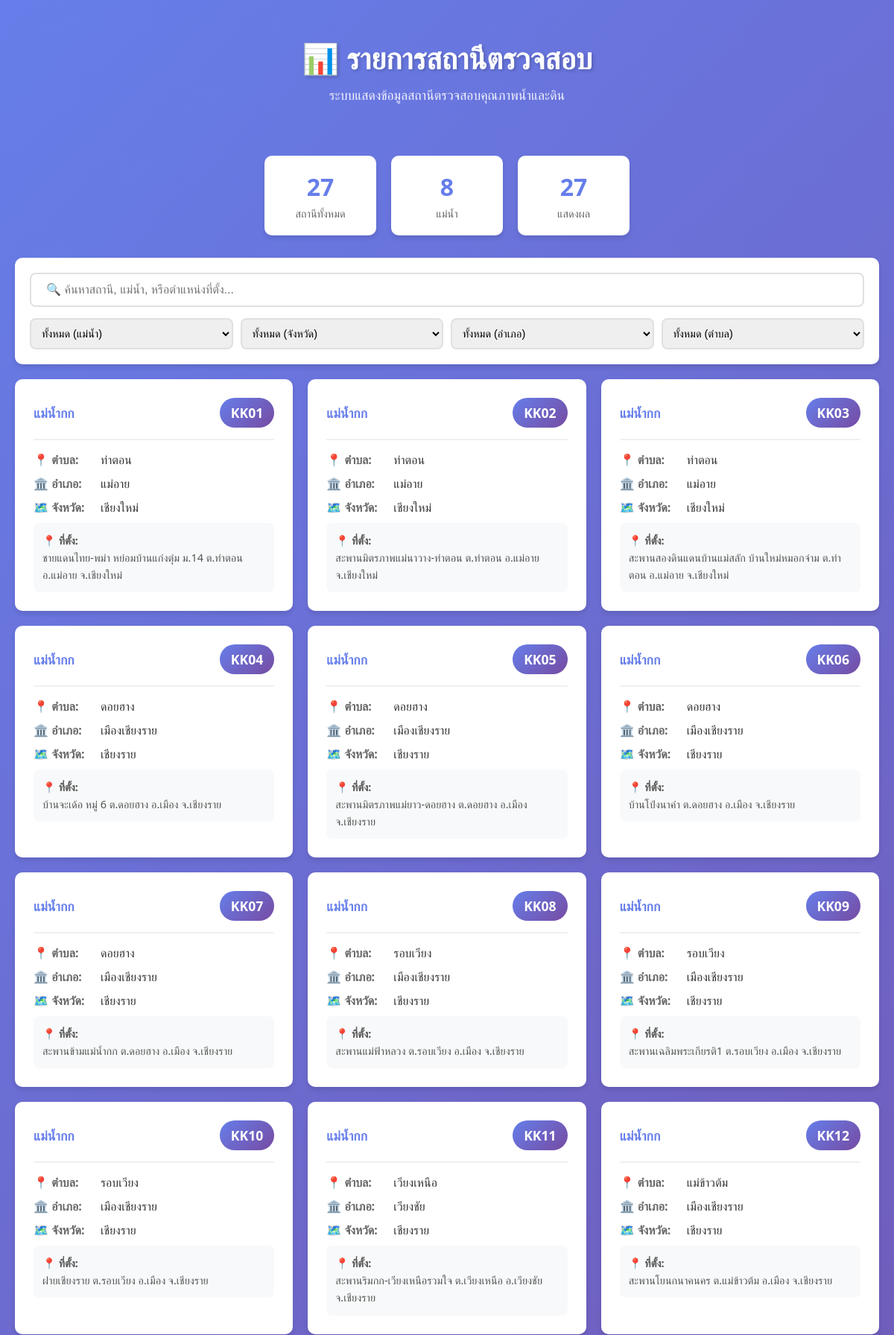
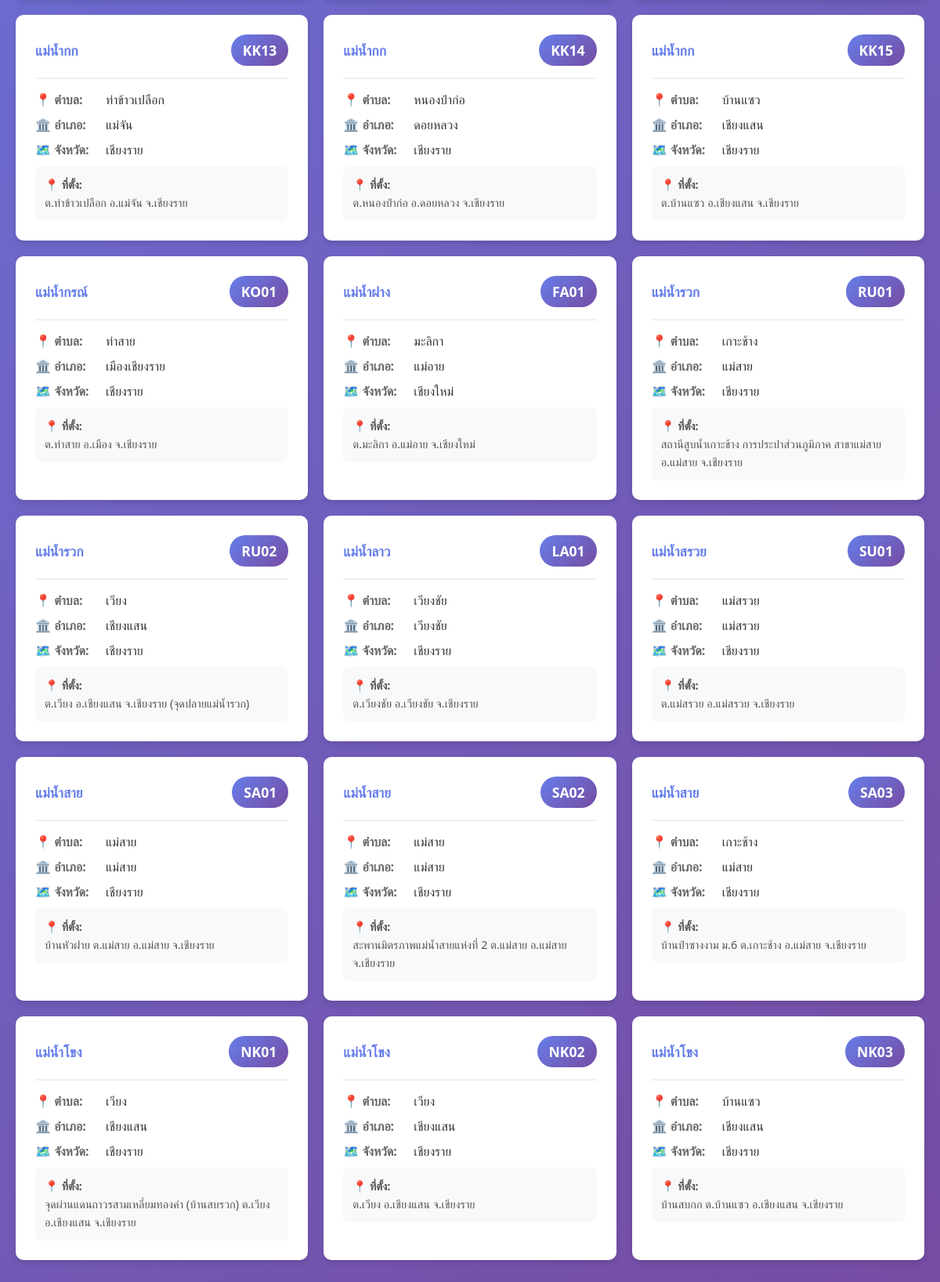
The page / on the database its author committed (2 pictures, top to bottom).
### tables this page shows
CREATE TABLE "station_data" (
            id INTEGER PRIMARY KEY AUTOINCREMENT,
            "﻿แม่น้ำ" TEXT, "สถานี" TEXT, "บริเวณที่เก็บ" TEXT, "ตำบล" TEXT, "อำเภอ" TEXT, "จังหวัด" TEXT
        );

### app.py (the view)
@app.route('/')
def index():
    try:
        stations = get_stations()
        unique_rivers = sorted(list(set([s['river'] for s in stations if s['river']])))
        unique_provinces = sorted(list(set([s['province'] for s in stations if s['province']])))
        unique_tambons = sorted(list(set([s['tambon'] for s in stations if s['tambon']])))
        unique_amphoes = sorted(list(set([s['amphoe'] for s in stations if s['amphoe']])))
        location_hierarchy = {}
        for station in stations:
            prov = station.get('province', '')
            amph = station.get('amphoe', '')
            tamb = station.get('tambon', '')
            if prov and amph and tamb:
                if prov not in location_hierarchy:
                    location_hierarchy[prov] = {}
                if amph not in location_hierarchy[prov]:
                    location_hierarchy[prov][amph] = set()
                location_hierarchy[prov][amph].add(tamb)
        for prov in location_hierarchy:
            for amph in location_hierarchy[prov]:
                location_hierarchy[prov][amph] = sorted(list(location_hierarchy[prov][amph]))
        return render_template('index.html',
                             stations=stations,
                             unique_rivers=unique_rivers,
                             unique_provinces=unique_provinces,
                             unique_tambons=unique_tambons,
                             unique_amphoes=unique_amphoes,
                             location_hierarchy=location_hierarchy)
    except Exception as e:
        return f"Error loading page: {str(e)}", 500

### app.py (called while the page is built)
@app.after_request
def after_request(response):
    response.headers.add('Access-Control-Allow-Origin', '*')
    response.headers.add('Access-Control-Allow-Headers', 'Content-Type,Authorization')
    response.headers.add('Access-Control-Allow-Methods', 'GET,PUT,POST,DELETE,OPTIONS')
    return response

def get_stations():
    conn = sqlite3.connect(DB_PATH)
    conn.row_factory = sqlite3.Row
    cursor = conn.execute("""
        SELECT
            id,
            "\ufeffแม่น้ำ" as river,
            "สถานี" as station,
            "บริเวณที่เก็บ" as location,
            "ตำบล" as tambon,
            "อำเภอ" as amphoe,
            "จังหวัด" as province
        FROM station_data
        ORDER BY "\ufeffแม่น้ำ", "สถานี"
    """)
    stations = []
    for row in cursor.fetchall():
        station_dict = dict(row)
        for key, value in station_dict.items():
            if isinstance(value, str):
                station_dict[key] = value.strip()
        stations.append(station_dict)
    conn.close()
    return stations

### templates/index.html (shortened to what this page needs)
<!DOCTYPE html>
<html lang="th">
<head>
</head>
<body>
    <div class="container">
        <div class="header">
            <h1>📊 รายการสถานีตรวจสอบ</h1>
            <p>ระบบแสดงข้อมูลสถานีตรวจสอบคุณภาพน้ำและดิน</p>
        </div>
        <div class="stats">
            <div class="stat-card">
                <div class="number" id="total-stations">{{ stations|length }}</div>
                <div class="label">สถานีทั้งหมด</div>
            </div>
            <div class="stat-card">
                <div class="number" id="unique-rivers">{{ unique_rivers|length }}</div>
                <div class="label">แม่น้ำ</div>
            </div>
            <div class="stat-card">
                <div class="number" id="filtered-count">{{ stations|length }}</div>
                <div class="label">แสดงผล</div>
            </div>
        </div>
        <div class="search-box">
            <input type="text" id="search-input" placeholder="🔍 ค้นหาสถานี, แม่น้ำ, หรือตำแหน่งที่ตั้ง...">
            <div class="filters">
                <select id="filter-river">
                    <option value="">ทั้งหมด (แม่น้ำ)</option>
                </select>
                <select id="filter-province">
                    <option value="">ทั้งหมด (จังหวัด)</option>
                </select>
                <select id="filter-amphoe">
                    <option value="">ทั้งหมด (อำเภอ)</option>
                </select>
                <select id="filter-tambon">
                    <option value="">ทั้งหมด (ตำบล)</option>
                </select>
            </div>
        </div>
        <div class="stations-grid" id="stations-grid">
            {% for station in stations %}
            <div class="station-card"
                 data-river="{{ station.river }}"
                 data-province="{{ station.province }}"
                 data-amphoe="{{ station.amphoe }}"
                 data-tambon="{{ station.tambon }}"
                 data-station="{{ station.station }}"
                 data-location="{{ station.location }}"
                 onclick="window.location.href='/station/{{ station.station }}'">
                <div class="station-header">
                    <span class="river-name">{{ station.river }}</span>
                    <span class="station-code">{{ station.station }}</span>
                </div>
                <div class="station-info">
                    <div class="info-row">
                        <span class="info-label">📍 ตำบล:</span>
                        <span class="info-value">{{ station.tambon }}</span>
                    </div>
                    <div class="info-row">
                        <span class="info-label">🏛️ อำเภอ:</span>
                        <span class="info-value">{{ station.amphoe }}</span>
                    </div>
                    <div class="info-row">
                        <span class="info-label">🗺️ จังหวัด:</span>
                        <span class="info-value">{{ station.province }}</span>
                    </div>
                    <div class="location">
                        <strong>📍 ที่ตั้ง:</strong><br>
                        {{ station.location }}
                    </div>
                </div>
            </div>
            {% endfor %}
        </div>
    </div>
</body>
</html>

### templates/index.html (style rules this page uses)
* { margin: 0; padding: 0; box-sizing: border-box; }
body { font-family: 'Segoe UI', Tahoma, Geneva, Verdana, sans-serif; background: linear-gradient(135deg, #667eea 0%, #764ba2 100%); min-height: 100vh; padding: 20px; }
.container { max-width: 1200px; margin: 0 auto; }
.header { text-align: center; color: white; margin-bottom: 40px; padding: 30px; }
.header h1 { font-size: 2.5em; margin-bottom: 10px; text-shadow: 2px 2px 4px rgba(0,0,0,0.2); }
.header p { font-size: 1.1em; opacity: 0.9; }
.stats { display: flex; justify-content: center; gap: 20px; margin-bottom: 30px; flex-wrap: wrap; }
.stat-card { background: white; padding: 20px 30px; border-radius: 10px; box-shadow: 0 4px 6px rgba(0,0,0,0.1); text-align: center; min-width: 150px; }
.stat-card .number { font-size: 2em; font-weight: bold; color: #667eea; }
.stat-card .label { color: #666; font-size: 0.9em; margin-top: 5px; }
.search-box { background: white; padding: 20px; border-radius: 10px; box-shadow: 0 4px 6px rgba(0,0,0,0.1); margin-bottom: 20px; }
.search-box input { width: 100%; padding: 12px 20px; font-size: 1em; border: 2px solid #e0e0e0; border-radius: 8px; outline: none; transition: border-color 0.3s; }
.filters { display: flex; gap: 10px; margin-top: 15px; flex-wrap: wrap; }
.filters select { flex: 1; min-width: 150px; padding: 10px; border: 2px solid #e0e0e0; border-radius: 8px; font-size: 0.9em; outline: none; cursor: pointer; }
.stations-grid { display: grid; grid-template-columns: repeat(auto-fill, minmax(350px, 1fr)); gap: 20px; margin-bottom: 30px; }
.station-card { background: white; border-radius: 10px; padding: 25px; box-shadow: 0 4px 6px rgba(0,0,0,0.1); transition: transform 0.3s, box-shadow 0.3s; cursor: pointer; text-decoration: none; color: inherit; display: block; }
.station-header { display: flex; justify-content: space-between; align-items: center; margin-bottom: 15px; padding-bottom: 15px; border-bottom: 2px solid #f0f0f0; }
.station-code { background: linear-gradient(135deg, #667eea 0%, #764ba2 100%); color: white; padding: 8px 15px; border-radius: 20px; font-weight: bold; font-size: 1.1em; }
.river-name { color: #667eea; font-weight: 600; font-size: 1.1em; }
.station-info { margin-top: 15px; }
.info-row { display: flex; margin-bottom: 10px; align-items: flex-start; }
.info-label { font-weight: 600; color: #666; min-width: 80px; margin-right: 10px; }
.info-value { color: #333; flex: 1; }
.location { background: #f8f9fa; padding: 12px; border-radius: 8px; margin-top: 10px; font-size: 0.9em; color: #555; line-height: 1.6; }

### rows shown on the page
station_data: river "แม่น้ำกก", station "KK01", tambon "ท่าตอน", amphoe "แม่อาย", province "เชียงใหม่", location "ชายแดนไทย-พม่า หย่อมบ้านแก่งตุ๋ม ม.14 ต.ท่าตอน อ.แม่อาย จ.เชียงใหม่"
station_data: river "แม่น้ำกก", station "KK02", tambon "ท่าตอน", amphoe "แม่อาย", province "เชียงใหม่", location "สะพานมิตรภาพแม่นาวาง-ท่าตอน ต.ท่าตอน อ.แม่อาย จ.เชียงใหม่"
station_data: river "แม่น้ำกก", station "KK03", tambon "ท่าตอน", amphoe "แม่อาย", province "เชียงใหม่", location "สะพานสองดินแดนบ้านแม่สลัก บ้านใหม่หมอกจ๋าม ต.ท่าตอน อ.แม่อาย จ.เชียงใหม่"
station_data: river "แม่น้ำกก", station "KK04", tambon "ดอยฮาง", amphoe "เมืองเชียงราย", province "เชียงราย", location "บ้านจะเด้อ หมู่ 6 ต.ดอยฮาง อ.เมือง จ.เชียงราย"
station_data: river "แม่น้ำกก", station "KK05", tambon "ดอยฮาง", amphoe "เมืองเชียงราย", province "เชียงราย", location "สะพานมิตรภาพแม่ยาว-ดอยฮาง ต.ดอยฮาง อ.เมือง จ.เชียงราย"
station_data: river "แม่น้ำกก", station "KK06", tambon "ดอยฮาง", amphoe "เมืองเชียงราย", province "เชียงราย", location "บ้านโป่งนาคำ ต.ดอยฮาง อ.เมือง จ.เชียงราย"
station_data: river "แม่น้ำกก", station "KK07", tambon "ดอยฮาง", amphoe "เมืองเชียงราย", province "เชียงราย", location "สะพานข้ามแม่น้ำกก ต.ดอยฮาง อ.เมือง จ.เชียงราย"
station_data: river "แม่น้ำกก", station "KK08", tambon "รอบเวียง", amphoe "เมืองเชียงราย", province "เชียงราย", location "สะพานแม่ฟ้าหลวง ต.รอบเวียง อ.เมือง จ.เชียงราย"
station_data: river "แม่น้ำกก", station "KK09", tambon "รอบเวียง", amphoe "เมืองเชียงราย", province "เชียงราย", location "สะพานเฉลิมพระเกียรติ1 ต.รอบเวียง อ.เมือง จ.เชียงราย"
station_data: river "แม่น้ำกก", station "KK10", tambon "รอบเวียง", amphoe "เมืองเชียงราย", province "เชียงราย", location "ฝายเชียงราย ต.รอบเวียง อ.เมือง จ.เชียงราย"
station_data: river "แม่น้ำกก", station "KK11", tambon "เวียงเหนือ", amphoe "เวียงชัย", province "เชียงราย", location "สะพานริมกก-เวียงเหนือรวมใจ ต.เวียงเหนือ อ.เวียงชัย จ.เชียงราย"
station_data: river "แม่น้ำกก", station "KK12", tambon "แม่ข้าวต้ม", amphoe "เมืองเชียงราย", province "เชียงราย", location "สะพานโยนกนาคนคร ต.แม่ข้าวต้ม อ.เมือง จ.เชียงราย"
station_data: river "แม่น้ำกก", station "KK13", tambon "ท่าข้าวเปลือก", amphoe "แม่จัน", province "เชียงราย", location "ต.ท่าข้าวเปลือก อ.แม่จัน จ.เชียงราย"
station_data: river "แม่น้ำกก", station "KK14", tambon "หนองป่าก่อ", amphoe "ดอยหลวง", province "เชียงราย", location "ต.หนองป่าก่อ อ.ดอยหลวง จ.เชียงราย"
station_data: river "แม่น้ำกก", station "KK15", tambon "บ้านแซว", amphoe "เชียงแสน", province "เชียงราย", location "ต.บ้านแซว อ.เชียงแสน จ.เชียงราย"
station_data: river "แม่น้ำกรณ์", station "KO01", tambon "ท่าสาย", amphoe "เมืองเชียงราย", province "เชียงราย", location "ต.ท่าสาย อ.เมือง จ.เชียงราย"
station_data: river "แม่น้ำฝาง", station "FA01", tambon "มะลิกา", amphoe "แม่อาย", province "เชียงใหม่", location "ต.มะลิกา อ.แม่อาย จ.เชียงใหม่"
station_data: river "แม่น้ำรวก", station "RU01", tambon "เกาะช้าง", amphoe "แม่สาย", province "เชียงราย", location "สถานีสูบน้ำเกาะช้าง การประปาส่วนภูมิภาค สาขาแม่สาย อ.แม่สาย จ.เชียงราย"
station_data: river "แม่น้ำรวก", station "RU02", tambon "เวียง", amphoe "เชียงแสน", province "เชียงราย", location "ต.เวียง อ.เชียงแสน จ.เชียงราย (จุดปลายแม่น้ำรวก)"
station_data: river "แม่น้ำลาว", station "LA01", tambon "เวียงชัย", amphoe "เวียงชัย", province "เชียงราย", location "ต.เวียงชัย อ.เวียงชัย จ.เชียงราย"
station_data: river "แม่น้ำสรวย", station "SU01", tambon "แม่สรวย", amphoe "แม่สรวย", province "เชียงราย", location "ต.แม่สรวย อ.แม่สรวย จ.เชียงราย"
station_data: river "แม่น้ำสาย", station "SA01", tambon "แม่สาย", amphoe "แม่สาย", province "เชียงราย", location "บ้านหัวฝาย ต.แม่สาย อ.แม่สาย จ.เชียงราย"
station_data: river "แม่น้ำสาย", station "SA02", tambon "แม่สาย", amphoe "แม่สาย", province "เชียงราย", location "สะพานมิตรภาพแม่น้ำสายแห่งที่ 2 ต.แม่สาย อ.แม่สาย จ.เชียงราย"
station_data: river "แม่น้ำสาย", station "SA03", tambon "เกาะช้าง", amphoe "แม่สาย", province "เชียงราย", location "บ้านป่าซางงาม ม.6 ต.เกาะช้าง อ.แม่สาย จ.เชียงราย"
station_data: river "แม่น้ำโขง", station "NK01", tambon "เวียง", amphoe "เชียงแสน", province "เชียงราย", location "จุดผ่านแดนถาวรสามเหลี่ยมทองคำ (บ้านสบรวก) ต.เวียง อ.เชียงแสน จ.เชียงราย"
station_data: river "แม่น้ำโขง", station "NK02", tambon "เวียง", amphoe "เชียงแสน", province "เชียงราย", location "ต.เวียง อ.เชียงแสน จ.เชียงราย"
station_data: river "แม่น้ำโขง", station "NK03", tambon "บ้านแซว", amphoe "เชียงแสน", province "เชียงราย", location "บ้านสบกก ต.บ้านแซว อ.เชียงแสน จ.เชียงราย"

### other values the page prints
{{ stations|length }} "27"
{{ unique_rivers|length }} "8"
